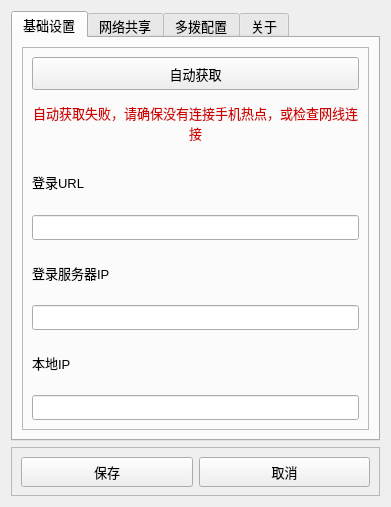
<?xml version="1.0" encoding="UTF-8"?>
<ui version="4.0">
 <class>sac_settings</class>
 <widget class="QWidget" name="sac_settings">
  <property name="geometry">
   <rect>
    <x>0</x>
    <y>0</y>
    <width>391</width>
    <height>507</height>
   </rect>
  </property>
  <property name="sizePolicy">
   <sizepolicy hsizetype="Preferred" vsizetype="Preferred">
    <horstretch>0</horstretch>
    <verstretch>0</verstretch>
   </sizepolicy>
  </property>
  <property name="minimumSize">
   <size>
    <width>0</width>
    <height>0</height>
   </size>
  </property>
  <property name="windowTitle">
   <string>Form</string>
  </property>
  <property name="styleSheet">
   <string notr="true">* {
    font-size: 10pt;
}</string>
  </property>
  <layout class="QGridLayout" name="gridLayout_2">
   <item row="0" column="0">
    <widget class="QTabWidget" name="tabWidget">
     <property name="styleSheet">
      <string notr="true"/>
     </property>
     <property name="tabPosition">
      <enum>QTabWidget::North</enum>
     </property>
     <property name="tabShape">
      <enum>QTabWidget::Rounded</enum>
     </property>
     <property name="currentIndex">
      <number>0</number>
     </property>
     <widget class="QWidget" name="tab">
      <attribute name="title">
       <string>基础设置</string>
      </attribute>
      <layout class="QGridLayout" name="gridLayout">
       <item row="0" column="0">
        <widget class="QFrame" name="frame">
         <property name="minimumSize">
          <size>
           <width>0</width>
           <height>0</height>
          </size>
         </property>
         <property name="frameShape">
          <enum>QFrame::StyledPanel</enum>
         </property>
         <property name="frameShadow">
          <enum>QFrame::Raised</enum>
         </property>
         <layout class="QVBoxLayout" name="verticalLayout">
          <item>
           <widget class="QPushButton" name="pushButton_3">
            <property name="minimumSize">
             <size>
              <width>0</width>
              <height>33</height>
             </size>
            </property>
            <property name="text">
             <string>自动获取</string>
            </property>
           </widget>
          </item>
          <item>
           <widget class="QLabel" name="label_4">
            <property name="minimumSize">
             <size>
              <width>0</width>
              <height>27</height>
             </size>
            </property>
            <property name="styleSheet">
             <string notr="true">QLabel {
    color: rgb(207, 1, 1);
}</string>
            </property>
            <property name="text">
             <string>自动获取失败，请确保没有连接手机热点，或检查网线连接</string>
            </property>
            <property name="scaledContents">
             <bool>false</bool>
            </property>
            <property name="alignment">
             <set>Qt::AlignCenter</set>
            </property>
            <property name="wordWrap">
             <bool>true</bool>
            </property>
           </widget>
          </item>
          <item>
           <widget class="QLabel" name="label">
            <property name="text">
             <string>登录URL</string>
            </property>
           </widget>
          </item>
          <item>
           <widget class="QLineEdit" name="lineEdit">
            <property name="minimumSize">
             <size>
              <width>0</width>
              <height>25</height>
             </size>
            </property>
           </widget>
          </item>
          <item>
           <widget class="QLabel" name="label_2">
            <property name="text">
             <string>登录服务器IP</string>
            </property>
           </widget>
          </item>
          <item>
           <widget class="QLineEdit" name="lineEdit_2">
            <property name="minimumSize">
             <size>
              <width>0</width>
              <height>25</height>
             </size>
            </property>
           </widget>
          </item>
          <item>
           <widget class="QLabel" name="label_3">
            <property name="text">
             <string>本地IP</string>
            </property>
           </widget>
          </item>
          <item>
           <widget class="QLineEdit" name="lineEdit_3">
            <property name="minimumSize">
             <size>
              <width>0</width>
              <height>25</height>
             </size>
            </property>
           </widget>
          </item>
         </layout>
        </widget>
       </item>
      </layout>
     </widget>
     <widget class="QWidget" name="tab_5">
      <attribute name="title">
       <string>网络共享</string>
      </attribute>
      <attribute name="toolTip">
       <string>通过Easytier建立网络共享</string>
      </attribute>
      <layout class="QGridLayout" name="gridLayout_5">
       <item row="0" column="0" colspan="4">
        <widget class="QLabel" name="label_6">
         <property name="sizePolicy">
          <sizepolicy hsizetype="Preferred" vsizetype="Minimum">
           <horstretch>0</horstretch>
           <verstretch>0</verstretch>
          </sizepolicy>
         </property>
         <property name="maximumSize">
          <size>
           <width>16777215</width>
           <height>100</height>
          </size>
         </property>
         <property name="styleSheet">
          <string notr="true">QLabel {
    color: rgb(152, 152, 152);
}</string>
         </property>
         <property name="text">
          <string>开启网络共享后，本机将作为出口节点通过 EasyTier 共享网络，其他绳网用户可通过输入本机 IP 和密钥连接使用，设备数量不限。通过主页“启用共享”建立隧道。</string>
         </property>
         <property name="scaledContents">
          <bool>false</bool>
         </property>
         <property name="alignment">
          <set>Qt::AlignCenter</set>
         </property>
         <property name="wordWrap">
          <bool>true</bool>
         </property>
        </widget>
       </item>
       <item row="3" column="0" colspan="2">
        <widget class="QLabel" name="label_local_ip">
         <property name="sizePolicy">
          <sizepolicy hsizetype="Preferred" vsizetype="Maximum">
           <horstretch>0</horstretch>
           <verstretch>0</verstretch>
          </sizepolicy>
         </property>
         <property name="styleSheet">
          <string notr="true"/>
         </property>
         <property name="text">
          <string>本机IP：</string>
         </property>
         <property name="alignment">
          <set>Qt::AlignRight|Qt::AlignTrailing|Qt::AlignVCenter</set>
         </property>
        </widget>
       </item>
       <item row="2" column="0" colspan="4">
        <widget class="QGroupBox" name="groupBox">
         <property name="title">
          <string>隧道配置</string>
         </property>
         <layout class="QGridLayout" name="gridLayout_6">
          <item row="1" column="2" colspan="14">
           <widget class="QSpinBox" name="spinBox">
            <property name="minimumSize">
             <size>
              <width>0</width>
              <height>23</height>
             </size>
            </property>
            <property name="minimum">
             <number>10000</number>
            </property>
            <property name="maximum">
             <number>65535</number>
            </property>
            <property name="stepType">
             <enum>QAbstractSpinBox::DefaultStepType</enum>
            </property>
            <property name="value">
             <number>51145</number>
            </property>
            <property name="displayIntegerBase">
             <number>10</number>
            </property>
           </widget>
          </item>
          <item row="0" column="1" colspan="36">
           <widget class="QLineEdit" name="lineEdit_4">
            <property name="minimumSize">
             <size>
              <width>0</width>
              <height>23</height>
             </size>
            </property>
           </widget>
          </item>
          <item row="4" column="0" colspan="39">
           <widget class="QCheckBox" name="checkBox_2">
            <property name="text">
             <string>禁用IPv6</string>
            </property>
           </widget>
          </item>
          <item row="2" column="0" colspan="39">
           <widget class="QCheckBox" name="checkBox">
            <property name="text">
             <string>仅使用物理网卡</string>
            </property>
           </widget>
          </item>
          <item row="1" column="0" colspan="2">
           <widget class="QLabel" name="label_8">
            <property name="maximumSize">
             <size>
              <width>100</width>
              <height>16777215</height>
             </size>
            </property>
            <property name="text">
             <string>端口：</string>
            </property>
           </widget>
          </item>
          <item row="0" column="0">
           <widget class="QLabel" name="label_7">
            <property name="text">
             <string>密钥: </string>
            </property>
           </widget>
          </item>
         </layout>
        </widget>
       </item>
       <item row="3" column="2" colspan="2">
        <widget class="QComboBox" name="comboBox"/>
       </item>
      </layout>
     </widget>
     <widget class="QWidget" name="tab_2">
      <attribute name="title">
       <string>多拨配置</string>
      </attribute>
      <layout class="QGridLayout" name="gridLayout_3">
       <property name="leftMargin">
        <number>0</number>
       </property>
       <property name="topMargin">
        <number>9</number>
       </property>
       <property name="rightMargin">
        <number>0</number>
       </property>
       <property name="bottomMargin">
        <number>9</number>
       </property>
       <item row="0" column="0">
        <widget class="QPushButton" name="pushButton_4">
         <property name="minimumSize">
          <size>
           <width>0</width>
           <height>30</height>
          </size>
         </property>
         <property name="text">
          <string>新增配置</string>
         </property>
        </widget>
       </item>
       <item row="4" column="0">
        <widget class="QTabWidget" name="tabWidget_2">
         <property name="currentIndex">
          <number>0</number>
         </property>
         <widget class="QWidget" name="tab_3">
          <attribute name="title">
           <string>配置1</string>
          </attribute>
         </widget>
        </widget>
       </item>
       <item row="1" column="0">
        <widget class="QPushButton" name="pushButton_5">
         <property name="minimumSize">
          <size>
           <width>0</width>
           <height>30</height>
          </size>
         </property>
         <property name="text">
          <string>删除配置</string>
         </property>
        </widget>
       </item>
       <item row="5" column="0">
        <widget class="QPushButton" name="pushButton_6">
         <property name="minimumSize">
          <size>
           <width>0</width>
           <height>35</height>
          </size>
         </property>
         <property name="text">
          <string>立即多拨</string>
         </property>
        </widget>
       </item>
      </layout>
     </widget>
     <widget class="QWidget" name="tab_4">
      <attribute name="title">
       <string>关于</string>
      </attribute>
      <layout class="QGridLayout" name="gridLayout_4">
       <item row="2" column="0">
        <widget class="QLabel" name="label_5">
         <property name="styleSheet">
          <string notr="true">font-size: 10pt;</string>
         </property>
         <property name="text">
          <string>&lt;html&gt;&lt;head/&gt;&lt;body&gt;&lt;p&gt;感谢您接入 &lt;span style=&quot; font-weight:600;&quot;&gt;绳网（InterKnot）&lt;/span&gt;。&lt;/p&gt;&lt;p&gt;在无形的数据洪流之中，我们以结为契，以绳为网，将零散的节点重新编织。绳网源于对效率与自由的追求——让繁琐的认证流程化作一次优雅的连接。&lt;br/&gt;&lt;br/&gt;借助 EasyTier 的组网能力，已连接的设备还可作为出口节点，在封闭的边界之中，悄然编织属于自己的通路。&lt;/p&gt;&lt;p&gt;项目地址：&lt;a href=&quot;https://github.com/Yish1/InterKnot_Auth&quot;&gt;&lt;span style=&quot; text-decoration: underline; color:#0000ff;&quot;&gt;github.com/Yish1/InterKnot_Auth&lt;/span&gt;&lt;/a&gt;&lt;/p&gt;&lt;/body&gt;&lt;/html&gt;</string>
         </property>
         <property name="wordWrap">
          <bool>true</bool>
         </property>
         <property name="openExternalLinks">
          <bool>true</bool>
         </property>
        </widget>
       </item>
       <item row="0" column="0">
        <widget class="QPushButton" name="pushButton_7">
         <property name="minimumSize">
          <size>
           <width>0</width>
           <height>35</height>
          </size>
         </property>
         <property name="toolTip">
          <string/>
         </property>
         <property name="text">
          <string>清空所有配置</string>
         </property>
        </widget>
       </item>
       <item row="1" column="0">
        <widget class="QPushButton" name="pushButton_8">
         <property name="minimumSize">
          <size>
           <width>0</width>
           <height>35</height>
          </size>
         </property>
         <property name="text">
          <string>打开配置路径</string>
         </property>
        </widget>
       </item>
      </layout>
     </widget>
    </widget>
   </item>
   <item row="2" column="0">
    <widget class="QFrame" name="frame_2">
     <property name="minimumSize">
      <size>
       <width>0</width>
       <height>0</height>
      </size>
     </property>
     <property name="maximumSize">
      <size>
       <width>16777215</width>
       <height>49</height>
      </size>
     </property>
     <property name="frameShape">
      <enum>QFrame::StyledPanel</enum>
     </property>
     <property name="frameShadow">
      <enum>QFrame::Raised</enum>
     </property>
     <layout class="QHBoxLayout" name="horizontalLayout">
      <item>
       <widget class="QPushButton" name="pushButton">
        <property name="minimumSize">
         <size>
          <width>0</width>
          <height>30</height>
         </size>
        </property>
        <property name="text">
         <string>保存</string>
        </property>
       </widget>
      </item>
      <item>
       <widget class="QPushButton" name="pushButton_2">
        <property name="minimumSize">
         <size>
          <width>0</width>
          <height>30</height>
         </size>
        </property>
        <property name="text">
         <string>取消</string>
        </property>
       </widget>
      </item>
     </layout>
    </widget>
   </item>
  </layout>
 </widget>
 <resources>
  <include location="../res/res.qrc"/>
 </resources>
 <connections/>
</ui>
